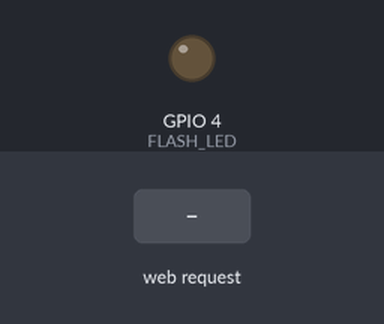
A sketch run on a simulated ESP32. Shown: output pins drawn as LEDs (lit = HIGH). The inputs (shaded band) are chosen by the test bench. WiFi joins after 1.5 s; servers stay silent unless stated; the camera gives no picture; what the sketch prints to the serial monitor is not drawn.

Above: at 4.0 s.
4.1 s: HTTP request GET /capture received
At 4.6 s:
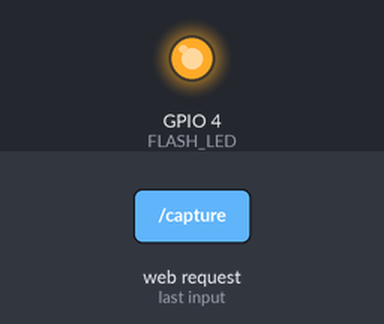
Timing chart, 0 to 7.1 s (numbered marks = the images above; inputs shaded):
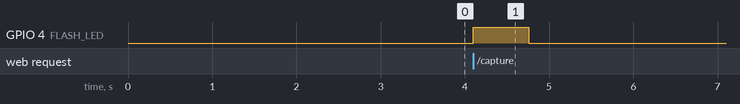

The sketch:

image_capture.ino
```cpp
#include "esp_camera.h"
#include <WiFi.h>
#include <WebServer.h>

// ==== CHANGE THESE ====
const char* ssid     = "Source Code";
const char* password = "178052641#";

// ==== AI THINKER ESP32-CAM PIN DEFINITIONS ====
#define PWDN_GPIO_NUM     32
#define RESET_GPIO_NUM    -1
#define XCLK_GPIO_NUM      0
#define SIOD_GPIO_NUM     26
#define SIOC_GPIO_NUM     27

#define Y9_GPIO_NUM       35
#define Y8_GPIO_NUM       34
#define Y7_GPIO_NUM       39
#define Y6_GPIO_NUM       36
#define Y5_GPIO_NUM       21
#define Y4_GPIO_NUM       19
#define Y3_GPIO_NUM       18
#define Y2_GPIO_NUM        5
#define VSYNC_GPIO_NUM    25
#define HREF_GPIO_NUM     23
#define PCLK_GPIO_NUM     22
#define FLASH_LED          4

WebServer server(80);

// ===== Initialize Camera =====
void setupCamera() {
  camera_config_t config;
  config.ledc_channel = LEDC_CHANNEL_0;
  config.ledc_timer   = LEDC_TIMER_0;
  config.pin_d0       = Y2_GPIO_NUM;
  config.pin_d1       = Y3_GPIO_NUM;
  config.pin_d2       = Y4_GPIO_NUM;
  config.pin_d3       = Y5_GPIO_NUM;
  config.pin_d4       = Y6_GPIO_NUM;
  config.pin_d5       = Y7_GPIO_NUM;
  config.pin_d6       = Y8_GPIO_NUM;
  config.pin_d7       = Y9_GPIO_NUM;
  config.pin_xclk     = XCLK_GPIO_NUM;
  config.pin_pclk     = PCLK_GPIO_NUM;
  config.pin_vsync    = VSYNC_GPIO_NUM;
  config.pin_href     = HREF_GPIO_NUM;
  config.pin_sscb_sda = SIOD_GPIO_NUM;
  config.pin_sscb_scl = SIOC_GPIO_NUM;
  config.pin_pwdn     = PWDN_GPIO_NUM;
  config.pin_reset    = RESET_GPIO_NUM;
  config.xclk_freq_hz = 20000000;
  config.pixel_format = PIXFORMAT_JPEG;

  if (psramFound()) {
    config.frame_size   = FRAMESIZE_VGA;  // Options: UXGA, SVGA, VGA, QVGA...
    config.jpeg_quality = 10;             // Lower number = higher quality
    config.fb_count     = 2;
  } else {
    config.frame_size   = FRAMESIZE_QVGA;
    config.jpeg_quality = 12;
    config.fb_count     = 1;
  }

  if (esp_camera_init(&config) != ESP_OK) {
    Serial.println("Camera init failed!");
    while (true) delay(100);
  }
  Serial.println("Camera init success");
}

// ===== HTTP Handler to Capture Image =====
void handleCapture() {
  // Turn on flash
  analogWrite(FLASH_LED, 255);
  delay(300);
  camera_fb_t *fb = esp_camera_fb_get();
  delay(300);

  // Turn off
  analogWrite(FLASH_LED, 0);
  if (!fb) {
    server.send(500, "text/plain", "Camera capture failed");
    return;
  }

  WiFiClient client = server.client();

  // Send HTTP response headers
  client.println("HTTP/1.1 200 OK");
  client.println("Content-Type: image/jpeg");
  client.println("Content-Length: " + String(fb->len));
  client.println("Connection: close");
  client.println();

  // Send the image data
  client.write(fb->buf, fb->len);

  esp_camera_fb_return(fb);
}

// ===== SETUP =====
void setup() {
  // Initialize flash led pin
  pinMode(FLASH_LED, OUTPUT);

  Serial.begin(115200);
  delay(1000);

  Serial.println();
  Serial.println("Connecting to Wi-Fi...");
  WiFi.begin(ssid, password);

  while (WiFi.status() != WL_CONNECTED) {
    delay(500);
    Serial.print(".");
  }
  Serial.println("\nWi-Fi connected");
  Serial.print("IP address: ");
  Serial.println(WiFi.localIP());

  setupCamera();

  // Register endpoint
  server.on("/capture", HTTP_GET, handleCapture);
  server.begin();
  Serial.println("HTTP server started");
}

// ===== LOOP =====
void loop() {
  server.handleClient();
}
```

Measured:
- after the input at 4.1 s, GPIO 4 (FLASH_LED): LOW → HIGH at once, → LOW 0.66 s later
